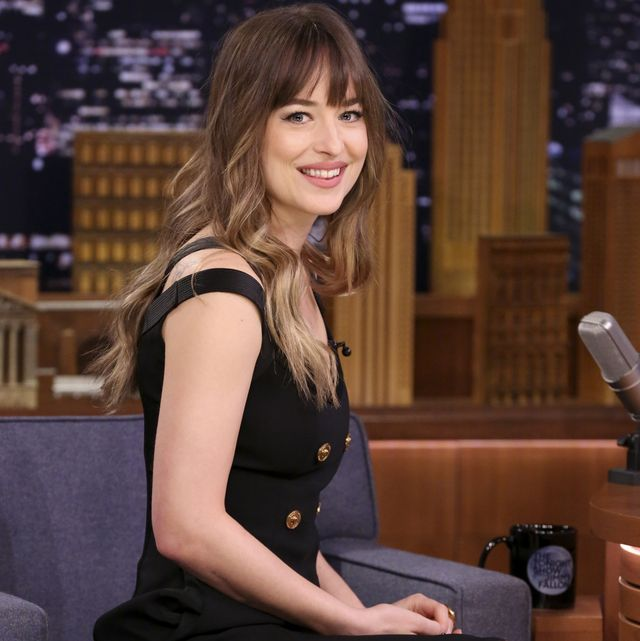
#> input picture projects/cartoon/dakota.jpg, 640 x 641 px
$ python cartoon.py
#> lines starting #> are read from the running program, lines starting #| are printed output that depends on the picture; after the words box and inside, x2 and y2 are one past the last pixel; in counts of white or black regions, pixels touching at a corner belong together
import cv2
import numpy as np

# reading image
img = cv2.imread("dakota.jpg")
#> img is the input picture: shape (641, 640, 3); mean B, G, R 57, 65.6, 90.8

print("Hii")


# Edges
gray = cv2.cvtColor(img, cv2.COLOR_BGR2GRAY)
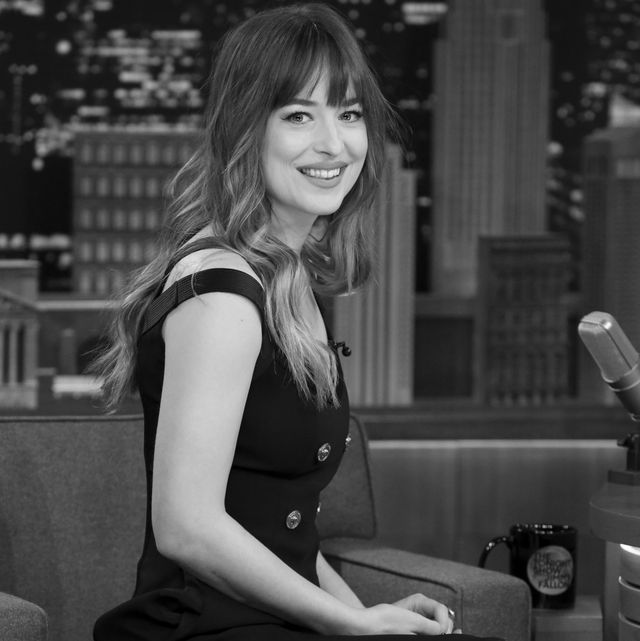
#> gray: shape (641, 640); min 0, max 253, mean 72.2
gray = cv2.medianBlur(gray, 5)
edges = cv2.adaptiveThreshold(gray, 255, cv2.ADAPTIVE_THRESH_MEAN_C,cv2.THRESH_BINARY, 9, 9)
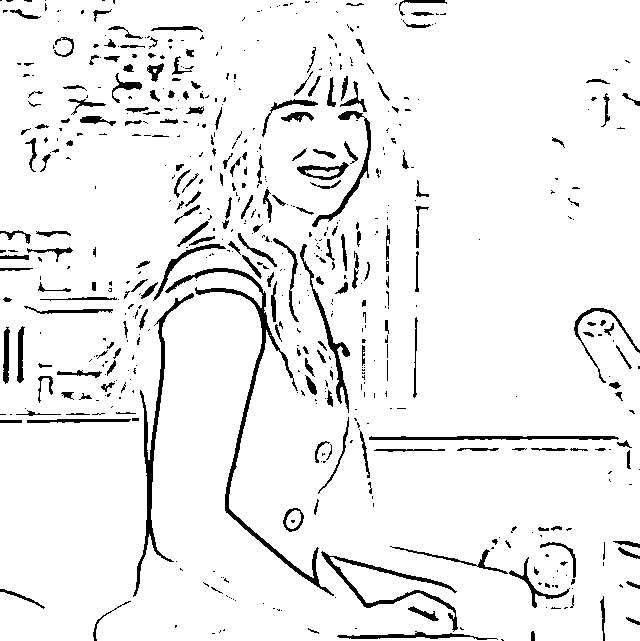
#> edges: shape (641, 640); 93.6% white; 578 black regions (373 under 20 px), largest, box (x1, y1, x2, y2) and area: (165, 268, 334, 596) 2548, (133, 293, 194, 597) 1685, (321, 551, 458, 632) 1188

# Cartoonization
color = cv2.bilateralFilter(img, 9, 250, 250)
cartoon = cv2.bitwise_and(color, color, mask=edges)
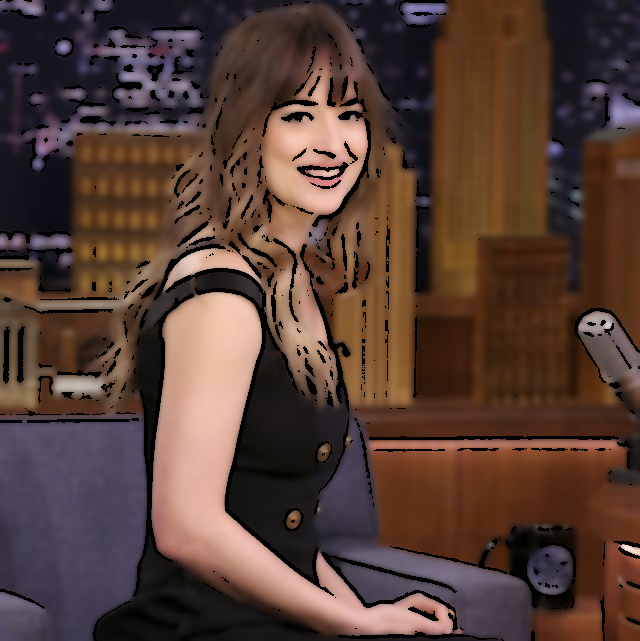
#> cartoon: shape (641, 640, 3); mean B, G, R 53.8, 62, 85.9


cv2.imshow("Image", img)
cv2.imshow("edges", edges)
cv2.imshow("Cartoon", cartoon)
cv2.waitKey(0)
cv2.destroyAllWindows()
